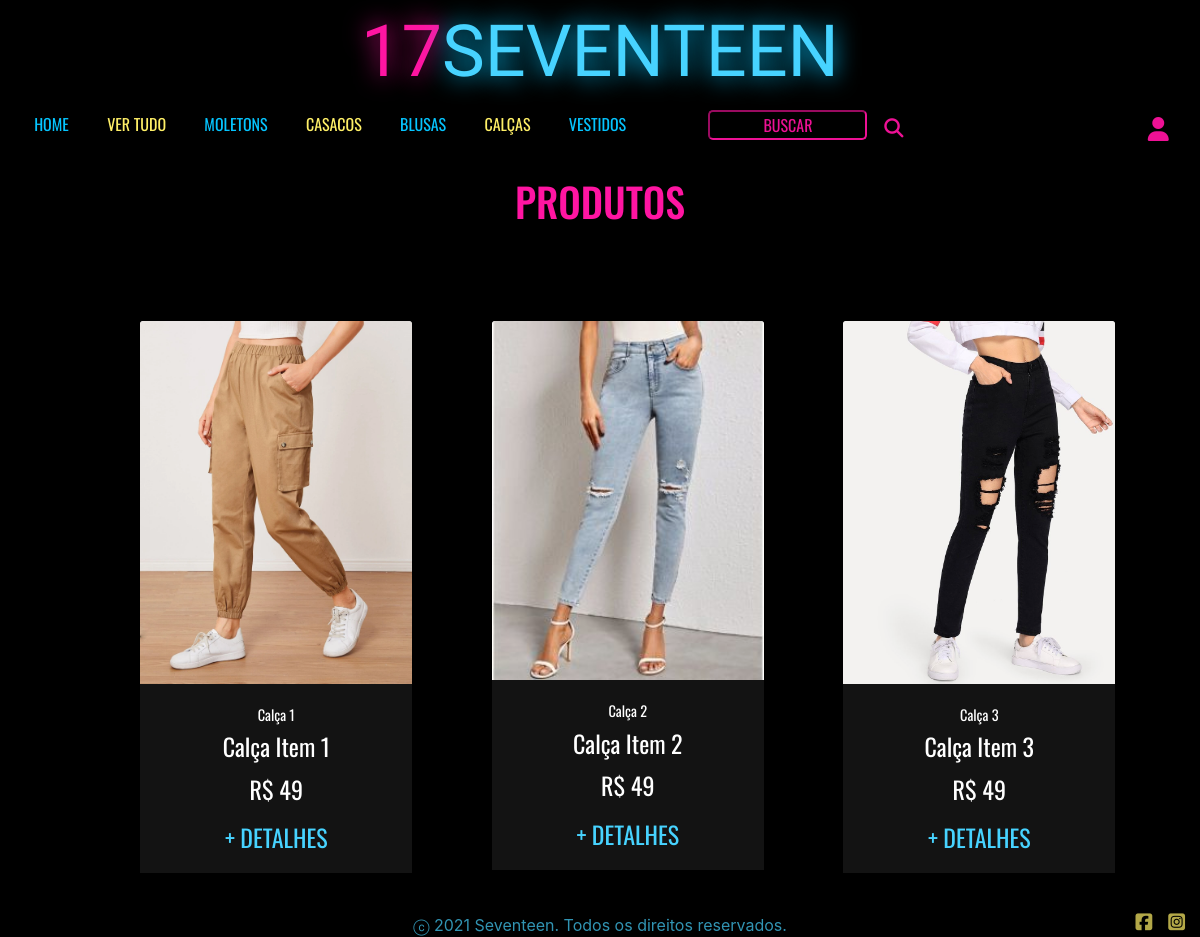
Screenshot of /calcas.php with the database file from the repository.
### tables this page shows
CREATE TABLE `produtos` (
  `id` int(11) NOT NULL,
  `titulo` varchar(100) NOT NULL,
  `descricao` varchar(255) NOT NULL,
  `valor` float NOT NULL,
  `destaque` tinyint(1) NOT NULL,
  `categoria` varchar(100) NOT NULL,
  `quantidade` int(11) NOT NULL,
  `imagem` varchar(255) NOT NULL
);

### calcas.php (the view, shortened to what this page needs)
<?php
require_once('conn.php');
?>
<!DOCTYPE html>
<html lang="pt-br">
<head>
    <link rel="stylesheet" href="https://stackpath.bootstrapcdn.com/bootstrap/4.1.3/css/bootstrap.min.css">
    <link rel="stylesheet" href="./style.css">
</head>
<body>
    <div class="container-fluid">
        <header>
        <?php require_once('menu.php'); ?>
        </header>
        <main class="container">
            <h1 id="titulo">PRODUTOS</h1>
            <div class="d-flex row justify-content-around mt-5 mb-5" id="sec-produtos">
                <br>
                <?php
                    $sql = "select * from produtos where categoria='calça'";
                $result = $conn->query($sql);
                if ($result->num_rows > 0) {
                    while ($rows = $result->fetch_assoc()) {
                ?>
                        <div class="card text-center mt-5" style="width: 17rem; height: 32rem;">
                            <div class="box-produto" id="<?php echo $rows["categoria"]; ?>" style="display:inline-block" ;>
                                <img class="card-img-top" src=".<?php echo $rows["imagem"]; ?>" alt="Imagem de capa do card">
                                <div class="card-body">
                                    <p class="card-title"><?php echo $rows["titulo"]; ?></p>
                                    <p class="card-text"><?php echo $rows["descricao"]; ?></p>
                                    <p class="card-text">R$ <?php echo $rows["valor"]; ?></p>
                                    <a href="./detalhes.php?id=<?php echo $rows["id"]; ?>" class="btn botao-carrinho" name="detalhe">+ DETALHES</i></a>
                                </div>
                            </div>
                        </div>
                <?php
                    }
                } else {
                    echo "Nenhum produto cadastrado";
                }
                ?>
            </div>
    </div>
    <footer class="row justify-content-center">
        <div id="lado" class="text-danger"></div>
        <div id="copy">ⓒ 2021 Seventeen. Todos os direitos reservados.</div>
        <div id="icons" class="row justify-content-end"><i class="fab fa-facebook-square pr-2"></i><i class="fab fa-instagram-square pl-2"></i></div>
    </footer>
</body>
</html>

### style.css (style rules this page uses)
body { background-color: #000000; }
main { font-family: 'Oswald', sans-serif; }
#lado { width: 20%; }
#copy { color: #47D3FF; width: 60%; }
#icons { color: #FFF067; width: 20%; font-size: 1.2rem; }
footer { margin-top: 7vh; display: flex; flex-direction: row; width: 100%; text-align: center; opacity: 0.7; }
#sec-produtos { margin-top: 5vh; width: 100%; margin: 0 auto; }
.card { border: none; margin-left: 1vw; margin-right: 1vw; margin-top: 3vh; margin-bottom: 3vh; }
.card-body { background-color: #131313; color: #ffffff; font-size: 0.9rem; }
.card-text { font-size: 1.5rem; margin-top: -1vh; }
.btn { height: 5vh; }
.botao-carrinho { background-color: transparent; color: #47D3FF; border: none; margin-top: -1vh; font-size: 1.5rem; }
main { text-align: center; margin-top: 3.7vh; }
main a { font-size: 0.8rem; color: #FF15A2; text-align: center; }
#titulo { color: #FF15A2; margin-bottom: 4vh; }

### rows the page displays
produtos: imagem (picture), titulo "Calça 1", descricao "Calça Item 1", valor "49"
produtos: imagem (picture), titulo "Calça 2", descricao "Calça Item 2", valor "49"
produtos: imagem (picture), titulo "Calça 3", descricao "Calça Item 3", valor "49"
